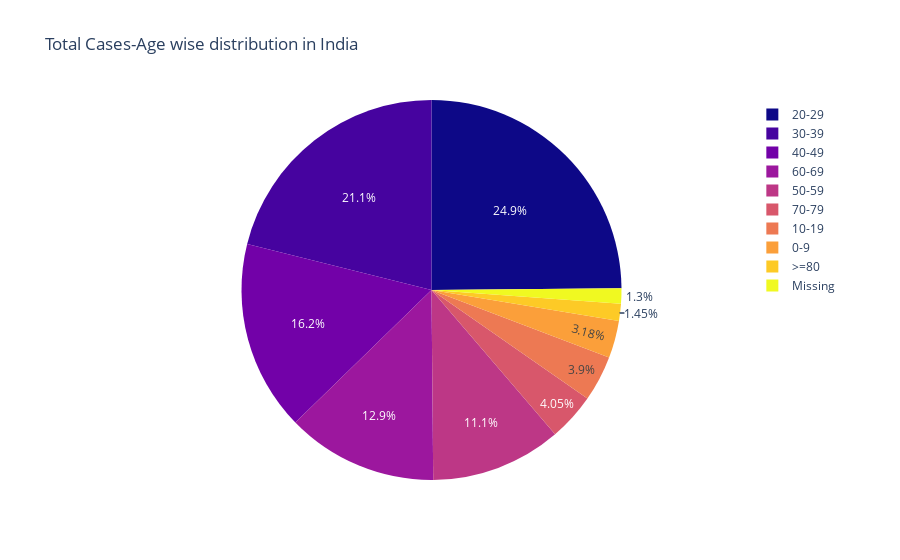

The code cell stored with this chart in its notebook:
### Code cell
fig = px.pie(ageGroupDetails,values=ageGroupDetails.TotalCases,names=ageGroupDetails.AgeGroup,
             title='Total Cases-Age wise distribution in India',
            color_discrete_sequence=px.colors.sequential.Plasma)
fig.show()

### Figure 1 — Plotly figure (JSON) as saved in the notebook; plotly's stock layout.template omitted (floating-point values rounded to 4 significant figures)
{"data": [{"domain": {"x": [0, 1], "y": [0, 1]}, "hovertemplate": "AgeGroup=%{label}<br>TotalCases=%{value}<extra></extra>", "labels": ["0-9", "10-19", "20-29", "30-39", "40-49", "50-59", "60-69", "70-79", ">=80", "Missing"], "legendgroup": "", "name": "", "showlegend": true, "type": "pie", "values": [22, 27, 172, 146, 112, 77, 89, 28, 10, 9]}], "layout": {"legend": {"tracegroupgap": 0}, "piecolorway": ["#0d0887", "#46039f", "#7201a8", "#9c179e", "#bd3786", "#d8576b", "#ed7953", "#fb9f3a", "#fdca26", "#f0f921"], "title": {"text": "Total Cases-Age wise distribution in India"}}}
